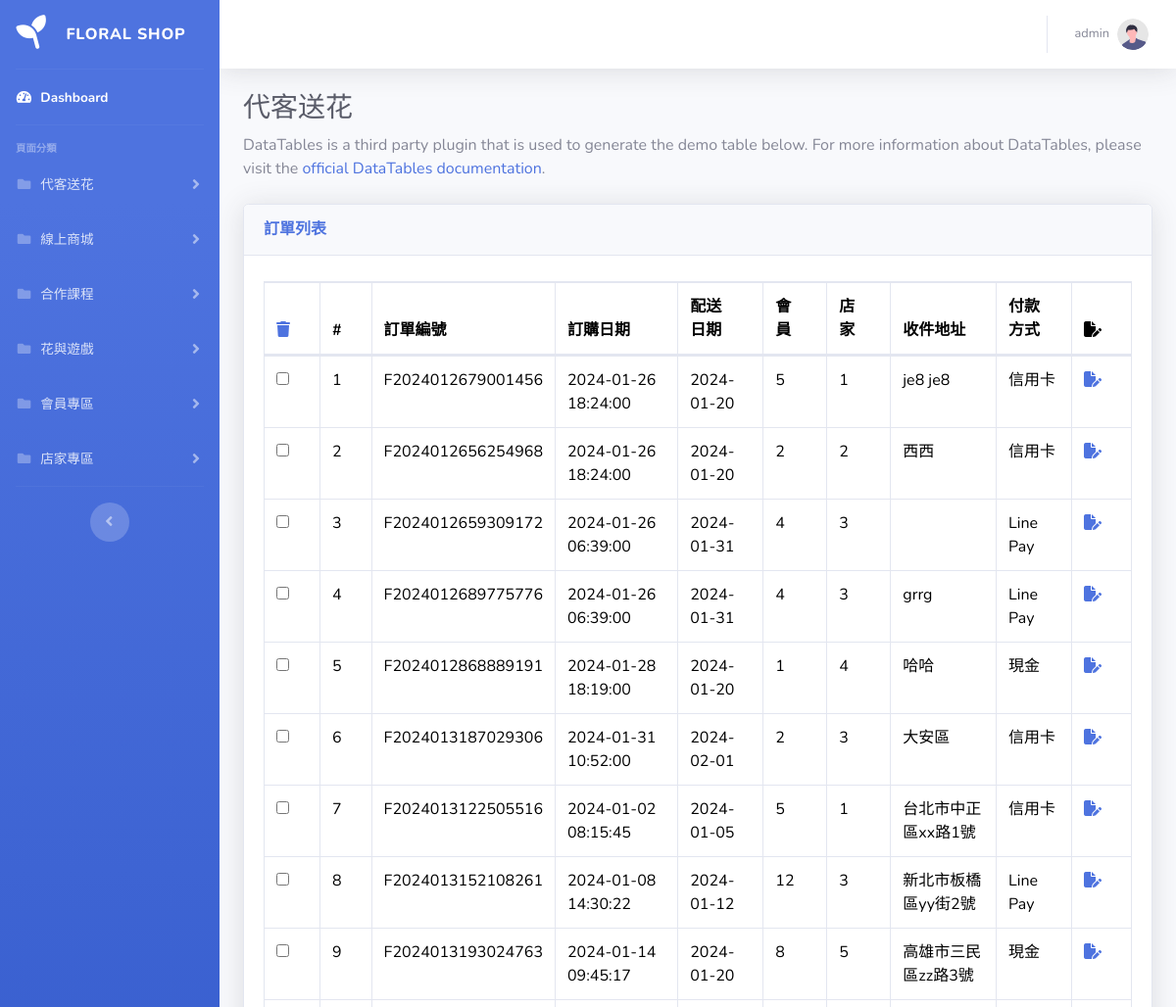
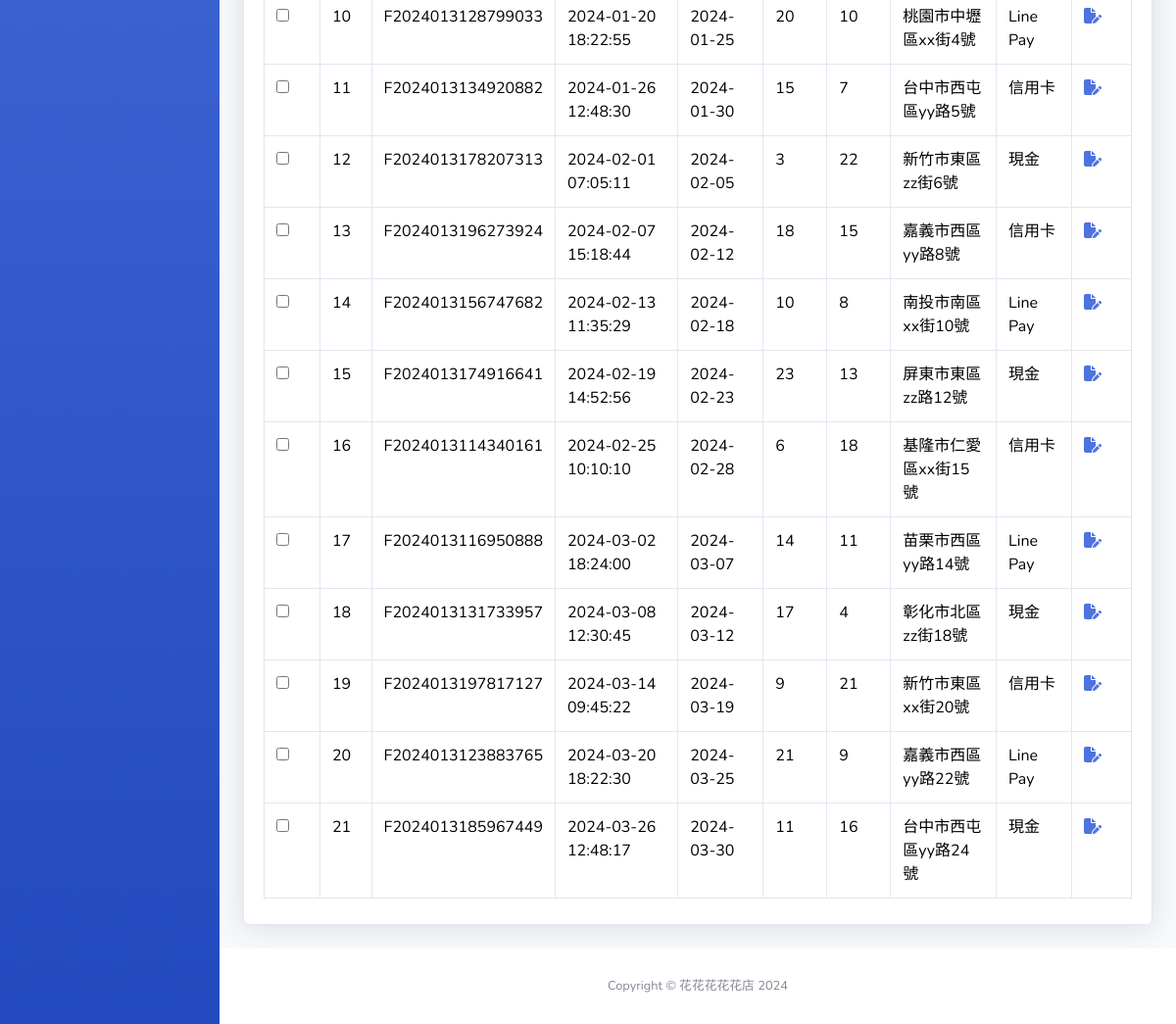
The page /pages/custom/list.php on the database as committed earlier (2 pictures, top to bottom).
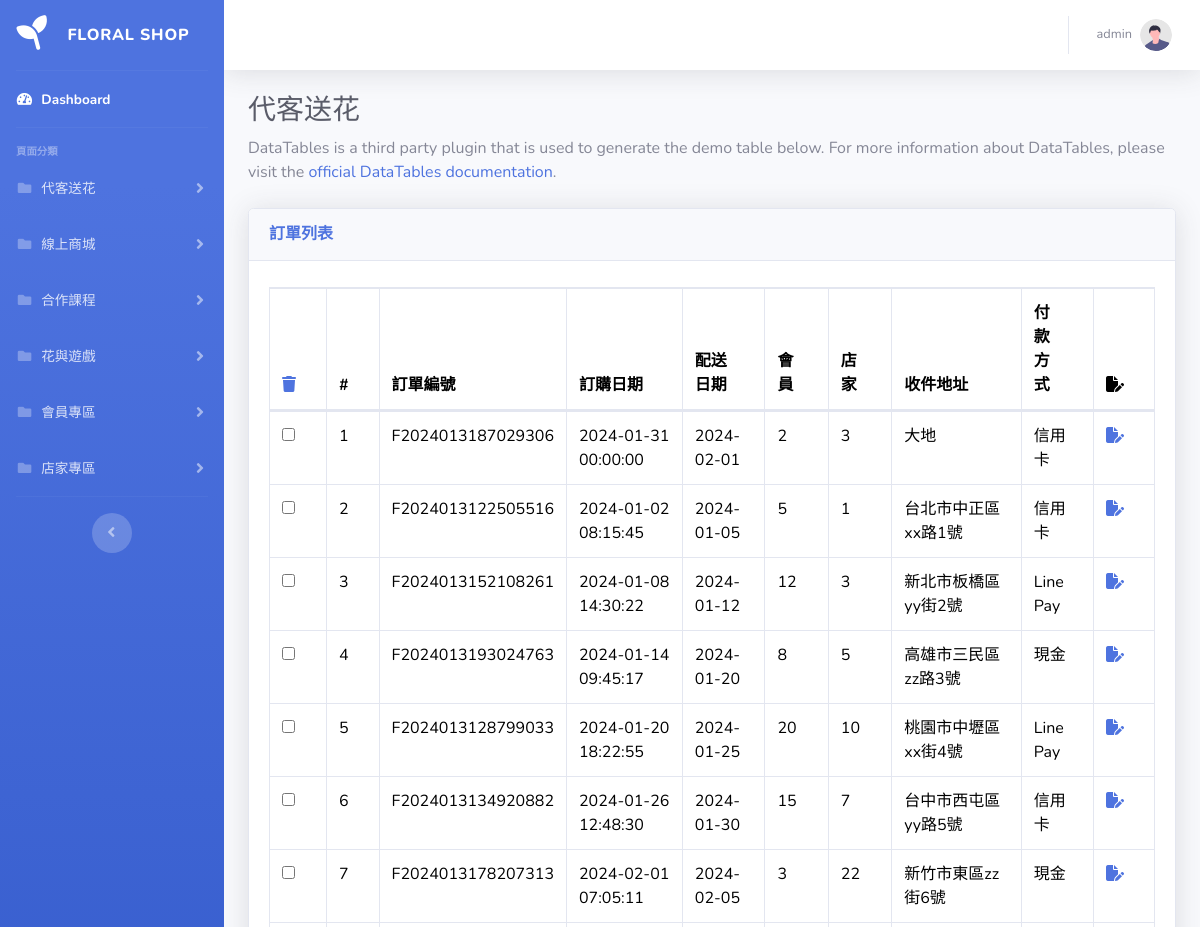
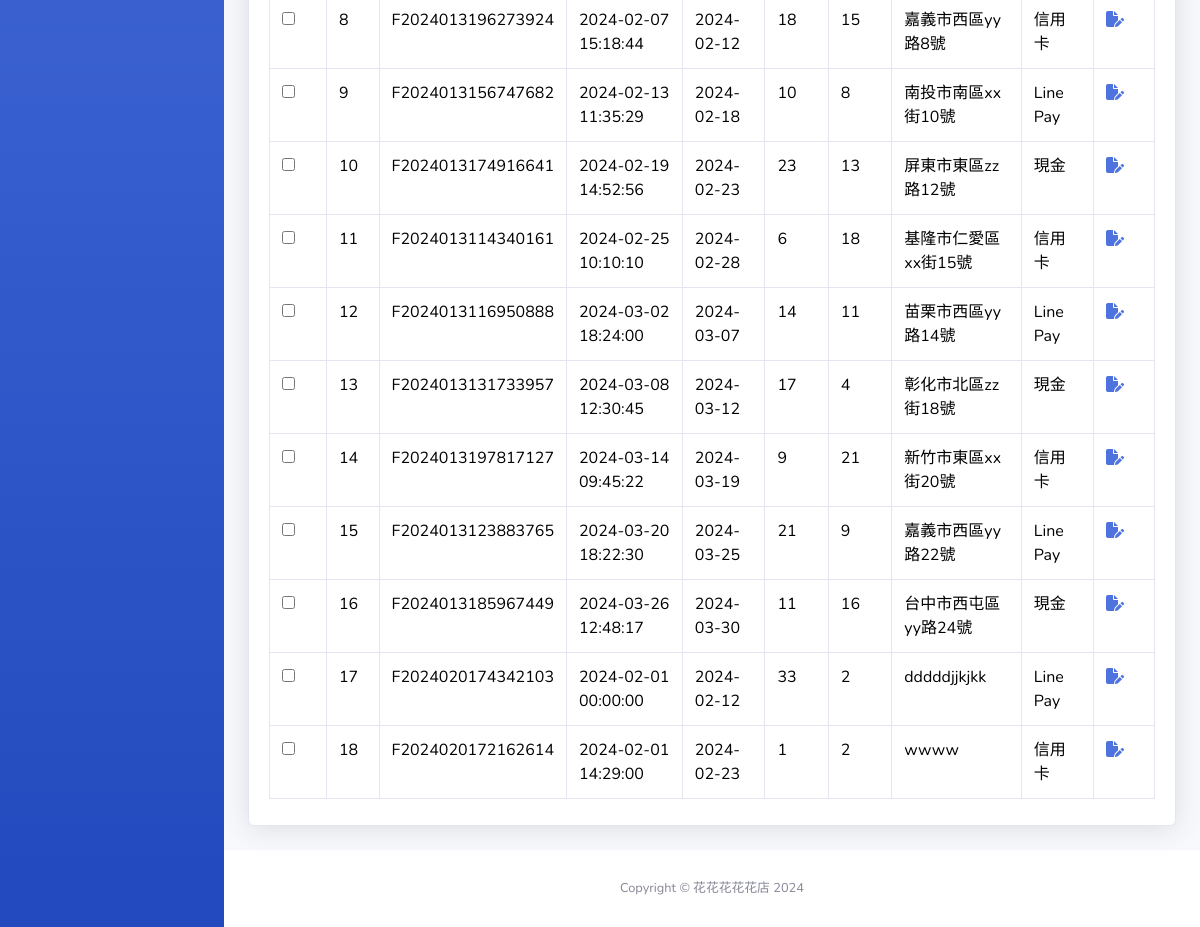
The same page on the database as committed later (2 pictures, top to bottom).
### tables this page shows
CREATE TABLE `custom_orders` (
  `sid` int(11) NOT NULL,
  `order_id` varchar(255) DEFAULT NULL,
  `order_date` datetime DEFAULT NULL,
  `delivery_date` date DEFAULT NULL,
  `member_id` int(11) DEFAULT NULL,
  `store_id` int(11) DEFAULT NULL,
  `shipping_id` int(11) DEFAULT NULL,
  `sender_name` varchar(255) DEFAULT NULL,
  `sender_tel` varchar(255) DEFAULT NULL,
  `recipient_name` varchar(255) DEFAULT NULL,
  `recipient_tel` varchar(255) DEFAULT NULL,
  `recipient_address` varchar(255) DEFAULT NULL,
  `payment_method` int(11) DEFAULT NULL,
  `shipping_method` int(11) DEFAULT NULL,
  `shipping_status` int(11) DEFAULT NULL,
  `order_status` int(11) DEFAULT NULL
);

CREATE TABLE `payment` (
  `payment_id` int(11) NOT NULL,
  `payment_method` varchar(255) NOT NULL
);

### pages/custom/list.php (the view, shortened to what the changed rows need)
<?php require '../parts/db_connect.php';
$sql = sprintf(
    " SELECT custom_orders.*,payment.payment_method AS payment_name FROM custom_orders LEFT JOIN payment ON custom_orders.payment_method = payment.payment_id"
);
$stmt = $pdo->query($sql);
$rows = $stmt->fetchAll();
?>
<?php include '../parts/html-head.php' ?>
<body id="page-top">
    <div id="wrapper">
        <div id="content-wrapper" class="d-flex flex-column">
            <div id="content">
                <div class="container-fluid">
                    <h1 class="h3 mb-2 text-gray-800">代客送花</h1>
                    <div class="card shadow mb-4">
                        <div class="card-body">
                            <div class="table-responsive">
                                <div id="dataTable_wrapper" class="dataTables_wrapper dt-bootstrap4">
                                    <div class="row">
                                        <div class="col-sm-12">
                                            <table class="table table-bordered dataTable" id="dataTable" width="100%"
                                                cellspacing="0" role="grid" aria-describedby="dataTable_info"
                                                style="width: 100%;">
                                                <thead>
                                                    <tr>
                                                        <th data-column="delete">
                                                            <a href="javascript:deleteSelected()"><i
                                                                    class="fa-solid fa-trash"></i></a>
                                                        </th>
                                                        <th data-column="index">#</th>
                                                        <th data-column="order_id">
                                                            訂單編號
                                                        </th>
                                                        <th data-column="order_date">訂購日期
                                                        </th>
                                                        <th data-column="delivery_date">配送日期 </th>
                                                        <th data-column="member_id">會員
                                                        </th>
                                                        <th data-column="store_id">店家
                                                        </th>
                                                        <th data-column="recipient_address">收件地址 </th>
                                                        <th data-column="payment_name">付款方式 </th>
                                                        <th data-column="edit"><i class="fa-solid fa-file-pen"></i></th>
                                                    </tr>
                                                </thead>
                                                <tbody>
                                                    <?php foreach ($rows as $index => $r): ?>
                                                        <tr>
                                                            <td>
                                                                <input type="checkbox" class="deleteCheckbox"
                                                                    data-sid="<?= $r['sid'] ?>"
                                                                    data-order-id="<?= $r['order_id'] ?>" />
                                                            </td>
                                                            <td data-column="index">
                                                                <?= $index + 1 ?>
                                                            </td>
                                                            <td data-column="order_id">
                                                                <?= $r['order_id'] ?>
                                                            </td>
                                                            <td data-column="order_date">
                                                                <?= $r['order_date'] ?>
                                                            </td>
                                                            <td data-column="delivery_date">
                                                                <?= $r['delivery_date'] ?>
                                                            </td>
                                                            <td data-column="member_id">
                                                                <?= $r['member_id'] ?>
                                                            </td>
                                                            <td data-column="store_id">
                                                                <?= $r['store_id'] ?>
                                                            </td>
                                                            <td data-column="recipient_address">
                                                                <?= htmlentities($r['recipient_address']) ?>
                                                            </td>
                                                            <td data-column="payment_name">
                                                                <?= $r['payment_name'] ?>
                                                            </td>
                                                            <td><a
                                                                    href="edit.php?order_id=<?= htmlentities($r['order_id']) ?>">
                                                                    <i class="fa-solid fa-file-pen"></i>
                                                                </a></td>
                                                        </tr>
                                                    <?php endforeach ?>
                                                </tbody>
                                            </table>
                                        </div>
                                    </div>
                                </div>
                            </div>
                        </div>
                    </div>
                </div>
            </div>
        </div>
    </div>
    <?php include '../parts/html-foot.php' ?>

Rows that differ between the two databases and show on the page:
removed custom_orders: order "F2024012679001456", order_date "2024-01-26 18:24:00", delivery_date "2024-01-20", member "5", store "1", recipient_address "je8 je8", payment_method.payment_method "信用卡"
removed custom_orders: order "F2024012656254968", order_date "2024-01-26 18:24:00", delivery_date "2024-01-20", member "2", store "2", recipient_address "西西", payment_method.payment_method "信用卡"
removed custom_orders: order "F2024012659309172", order_date "2024-01-26 06:39:00", delivery_date "2024-01-31", member "4", store "3", payment_method.payment_method "Line Pay"
removed custom_orders: order "F2024012689775776", order_date "2024-01-26 06:39:00", delivery_date "2024-01-31", member "4", store "3", recipient_address "grrg", payment_method.payment_method "Line Pay"
removed custom_orders: order "F2024012868889191", order_date "2024-01-28 18:19:00", delivery_date "2024-01-20", member "1", store "4", recipient_address "哈哈", payment_method.payment_method "現金"
changed custom_orders (number 1 of 18 on the later page): order_date "2024-01-31 10:52:00" → "2024-01-31 00:00:00"; recipient_address "大安區" → "大地"
added custom_orders: order "F2024020174342103", order_date "2024-02-01 00:00:00", delivery_date "2024-02-12", member "33", store "2", recipient_address "dddddjjkjkk", payment_method.payment_method "Line Pay"
added custom_orders: order "F2024020172162614", order_date "2024-02-01 14:29:00", delivery_date "2024-02-23", member "1", store "2", recipient_address "wwww", payment_method.payment_method "信用卡"
